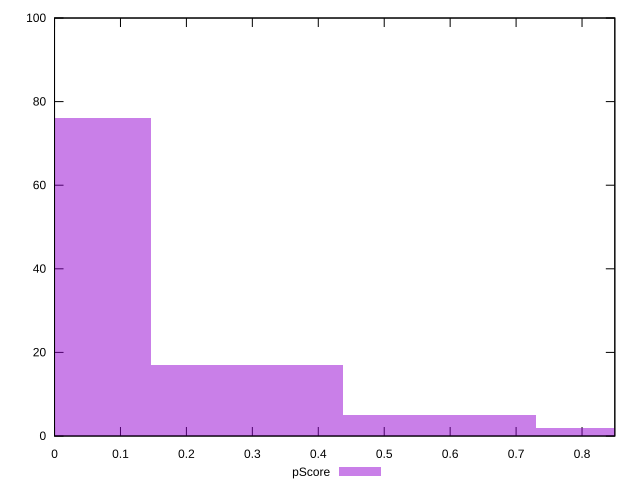

Here is the gnuplot script that generated this plot:
reset

$pScore <<EOF
0.8757285158829434 2
0.583819010588629 5
0 76
0.2919095052943145 17
EOF

set key outside below
set boxwidth 0.2919095052943145
set xrange [3.8499331500574385e-10:0.8497351846221672]
set yrange [0:100]
set trange [0:100]
set style fill transparent solid 0.5 noborder
set terminal svg size 640, 490 enhanced background rgb 'white'
set output "reports/report_00027_2021-02-24T12-40-31.850Z/estimated-input-latency/samples/astro/pScore/histogram.svg"

plot $pScore title "pScore" with boxes

reset
